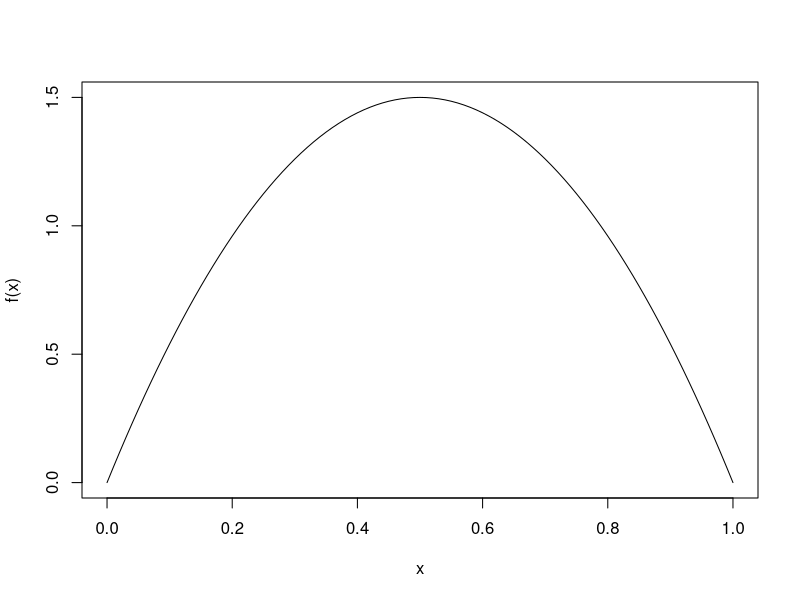
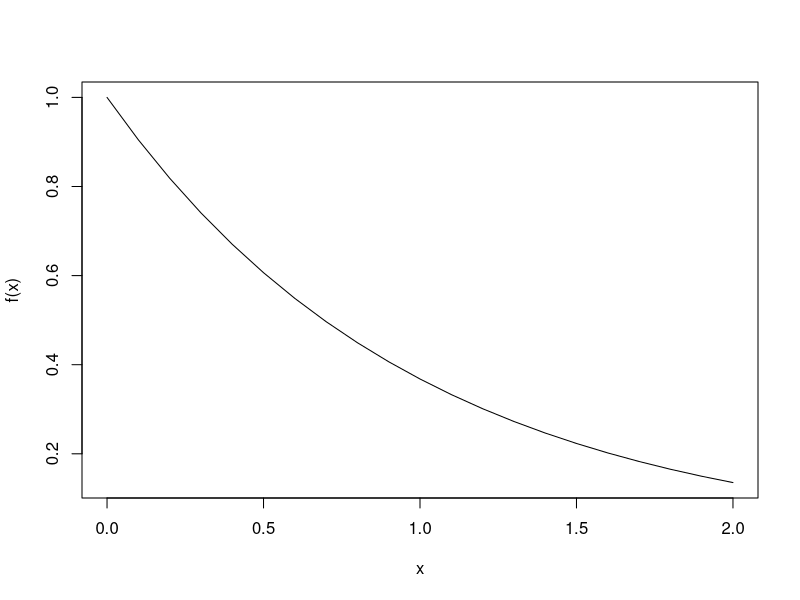

Source code (R) for these figures, in order: (Note: this script raises an error after producing the figures.)
# Acceptance-rejection method
#-----------------------------
# example 1
## For the beta distribution
# beta(2,2) f(x)= 6x(1-x) [0,1], sea g(x) unif(0,1)
f<-function(x) 6*x*(1-x)
x<-seq(0,1,0.01)
plot(x,f(x),type="l")

n<-1000
k<-0 #counter for accepted
j<-0
y<-numeric()
while(k<n){
  u<-runif(1)
  j<-j+1
  x<-runif(1)
  if(x*(1-x)>u){
    k<-k+1 #we accept x
    y[k]<-x
  }
}
j

#compare
p<-seq(.1,.9,.1)
qhat<-quantile(y,p)
q<-qbeta(p,2,2)
se<-sqrt(p*(1-p)/n)
round(rbind(qhat,q,se),3)

#example 2
f<-function(x) exp(-x)
x<-seq(0,2,0.1)
plot(x,f(x),type="l")

n<-1000
k<-0 #counter for accepted
j<-0
y<-numeric()
while(k<n){
  u<-runif(1)
  j<-j+1
  x<-runif(1)
  if(exp(-x)>u){
    k<-k+1 #we accept x
    y[k]<-x
  }
}

p<-seq(.1,.9,.1)
qhat<-quantile(y,p)
q<-qexp(p,2,2)
se<-sqrt(p*(1-p)/n)
round(rbind(qhat,q,se),3)


## more formally (chatgpt)
target_density <- function(x) {
  exp(-x)  # f(x) = e^{-x}
}
# Define the proposal distribution: Uniform on [0, b]
b <- 2
proposal_density <- function(x) {
  1 / b  # g(x) = 1/b for x in [0, b]
}

# Acceptance probability calculation
acceptance_probability <- function(x) {
  target_density(x) / (b * proposal_density(x))  # f(x) / (c * g(x)) = e^{-x} / (b * (1/b))
}

# Generate a sample using the acceptance-rejection method
generate_sample <- function() {
  while (TRUE) {
    X <- runif(1, 0, b)  # Draw from Uniform(0, b)
    U <- runif(1)        # Draw from Uniform(0, 1)
    
    if (U <= acceptance_probability(X)) {
      return(X)  # Accept X as a sample from the exponential distribution
    }
    # Otherwise, reject X and repeat
  }
}

# Generate multiple samples
set.seed(42)  # For reproducibility
n_samples <- 1000
samples <- replicate(n_samples, generate_sample())

# Plotting the histogram of the samples against the true exponential density
heist(samples, breaks = 30, probability = TRUE, col = "lightblue", main = "Histogram of Accepted Samples", xlab = "Sample values")
curve(exp(-x), add = TRUE, col = "red", lwd = 2)
legend("topright", legend = c("Exponential Density", "Samples"), col = c("red", "lightblue"), lwd = c(2, NA), fill = c(NA, "lightblue"))



